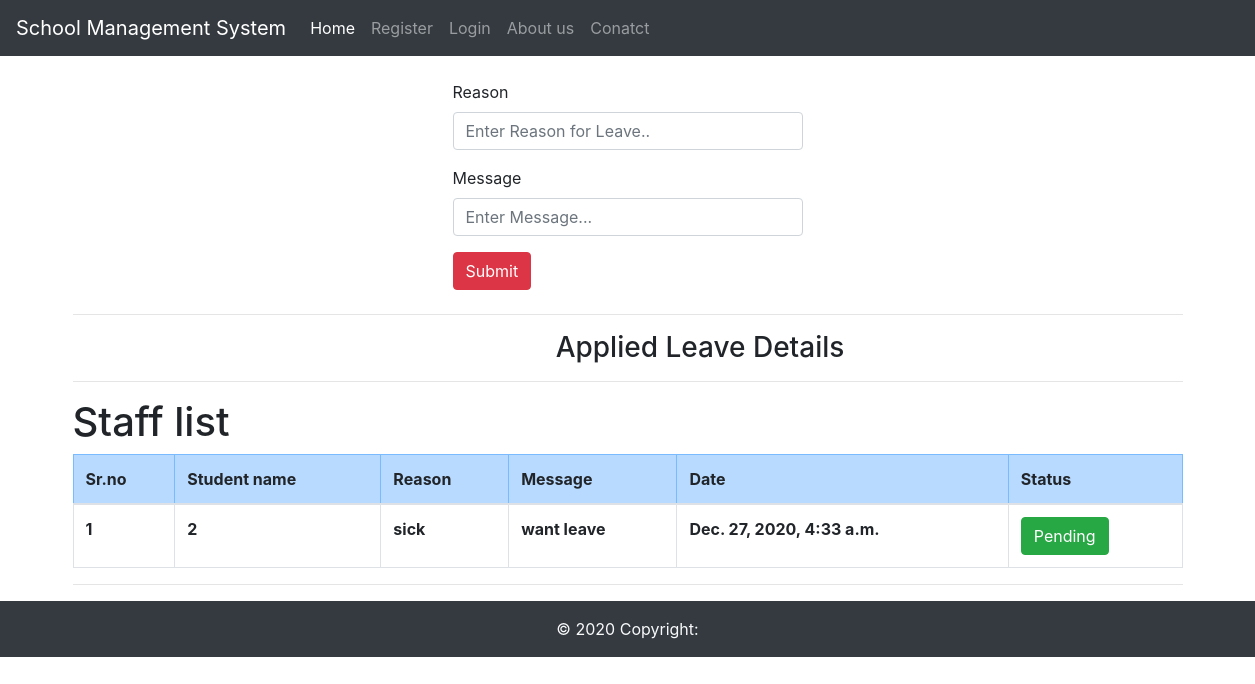
The page /lf on the database its author committed.
### CollegeApp/models.py (models this page shows)
class Leave(models.Model):
    std_id=models.IntegerField()
    reason=models.CharField(max_length=120)
    message=models.TextField(max_length=420)
    on_date=models.DateTimeField(auto_now_add=True)
    status=models.ForeignKey(leavestatus,on_delete=models.CASCADE,default=1)

class leavestatus(models.Model):
    status=models.CharField(max_length=10)
    def __str__(s):
        return s.status

### CollegeApp/views.py (the view)
# urls.py: path('lf',v.leaveform),
def leaveform(request):
    if request.method=='POST':
        uid=request.session.get('uid')
        print("uid:",uid)
        reson=request.POST.get('reason')
        message=request.POST.get('message')
        print("reason:",reson)
        print("message",message)
        le=Leave()
        le.std_id=uid
        le.reason=reson
        le.message=message
        le.save()
        return redirect('/')
    else:
        f=Leaveform
        llist=Leave.objects.all()
        return render(request,'leaveform.html',{'forms':f,'llist':llist})

### CollegeApp/templates/leaveform.html (shortened to what this page needs)
{% extends 'base.html' %}
{% block main%}
<div class="row my-4">
    <div class="col-md-4 offset-4">
        <form action="" method="POST">
            <div class="form-group">
                <label for="">Reason</label>
                <input type="text" class="form-control" name="reason" placeholder="Enter Reason for Leave..">
            </div>
            <div class="form-group">
                <label for="">Message</label>
                <input type="textarea" class="form-control" name="message" placeholder="Enter Message...">
            </div>
            <button type="submit" class="btn btn-danger">Submit</button>
        </form>
    </div>
</div>
<hr>
<div class="text-center" style="width: 100vw;"><h3>Applied Leave Details</h3></div>
<hr>
<h1 class="text-justify">Staff list</h1>
<table class="table table-bordered">
    <thead>
<tr class="table-primary">
    <th>Sr.no</th>
    <th>Student name</th>
    <th>Reason</th>
    <th>Message</th>
    <th>Date</th>
    <th colspan="3">Status</th>
</tr>
</thead>
{% for i in llist%}
<tr class="font-weight-bold">
<td>{{i.id}}</td>
<td>{{i.std_id}}</td>
<td>{{i.reason}}</td>
<td>{{i.message}}</td>
<td>{{i.on_date}}</td>
<td><button type="button" class="btn btn-success">{{i.status}}</button></td>
</tr>
{% endfor %}
</table>
<hr>
{%endblock%}

### rows shown on the page
Leave: id "1", std_id "2", reason "sick", message "want leave", on_date "Dec. 27, 2020, 4:33 a.m.", status "Pending"
